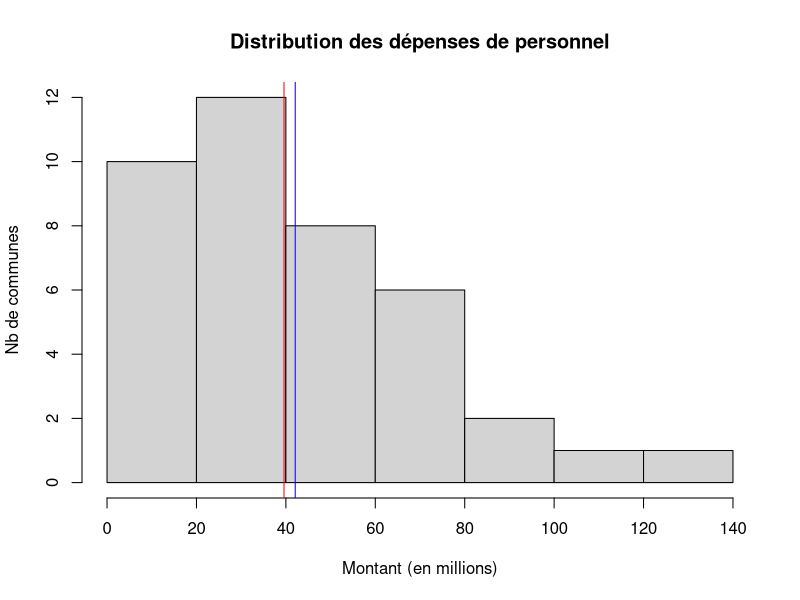

Reproduce this figure in R. (Note: this script raises an error after producing the figure.)
getwd()
data <- read.csv("baseMultivarieSel.csv")
# filtrer sur le 93
data <- data  [data$dpt == 93,]
### utiliser les fonctions univariées sur cette base
moy <- mean(data$personnel)
med <- median(data$personnel)
hist(data$personnel, 
     main = "Distribution des dépenses de personnel",
     xlab = "Montant (en millions)",
     ylab = "Nb de communes")
abline(v = moy, col = 'blue')
abline(v = med, col = 'red')
# multivariés
pairs (data)
data <- data [,-1]
row.names(data) <- data$commune
head(data)
# filtre sur valeurs

data <- data [data$personnel < 80,]
